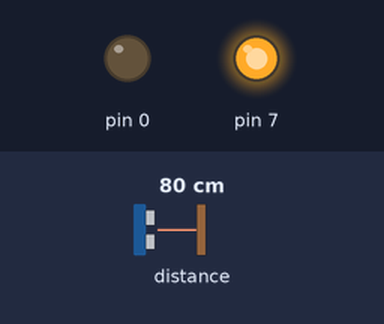
Bench run of a program on a simulated Arduino Mega 2560, built with avr-gcc and run on an emulated ATmega2560. On the bench: output pins drawn as LEDs (lit = HIGH). The inputs (shaded band) are chosen by the test bench; at power-on: distance to the obstacle 80 cm.

Above: at 1.2 s.
1.3 s: distance to the obstacle set to 2 cm
At 2.5 s:
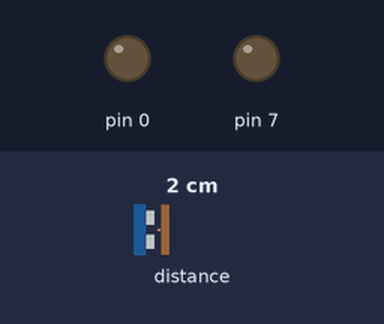
2.8 s: distance to the obstacle set to 9 cm
At 3.8 s:
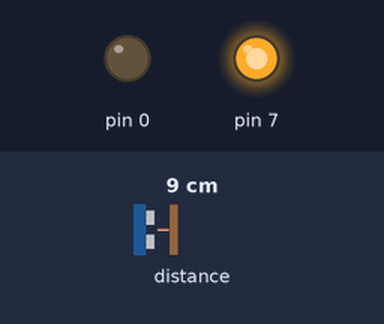
4.3 s: distance to the obstacle set to 4 cm
At 4.9 s:
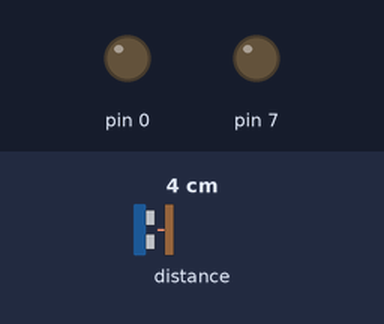
Timing chart, 0 to 7.3 s (numbered marks = the images above; inputs shaded):
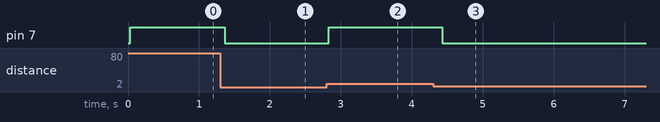

Measured:
- after the input at 1.3 s, pin 7: HIGH → LOW after 0.06 s
- after the input at 2.8 s, pin 7: LOW → HIGH at once
- after the input at 4.3 s, pin 7: HIGH → LOW after 0.13 s

The program:

main.cpp
```cpp
#include <Arduino.h>

/*
This example takes range measurements with the VL53L1X and displays additional
details (status and signal/ambient rates) for each measurement, which can help
you determine whether the sensor is operating normally and the reported range is
valid. The range is in units of mm, and the rates are in units of MCPS (mega
counts per second).
*/

#include <VL53L1X.h>
#include <Wire.h>

VL53L1X sensor;

#define LED0 PC7
#define LED1 PD0

void setup() {
    Wire.begin();
    Wire.setClock(100000);  // use 400 kHz I2C

    pinMode(LED0, OUTPUT);
    pinMode(LED1, OUTPUT);

    sensor.setTimeout(500);
    if (!sensor.init()) {
        while (1);
    }

    // Use long distance mode and allow up to 50000 us (50 ms) for a measurement.
    // You can change these settings to adjust the performance of the sensor, but
    // the minimum timing budget is 20 ms for short distance mode and 33 ms for
    // medium and long distance modes. See the VL53L1X datasheet for more
    // information on range and timing limits.
    sensor.setDistanceMode(VL53L1X::Short);
    sensor.setMeasurementTimingBudget(100000);

    // Start continuous readings at a rate of one measurement every 50 ms (the
    // inter-measurement period). This period should be at least as long as the
    // timing budget.
    sensor.startContinuous(100);
}

void loop() {
    uint32_t dist = sensor.read();
    if (dist > 50) {
        digitalWrite(LED0, HIGH);
        digitalWrite(LED1, LOW);
    } else if (dist > 45) {
        digitalWrite(LED0, HIGH);
        digitalWrite(LED1, HIGH);
    } else {
        digitalWrite(LED0, LOW);
        digitalWrite(LED1, LOW);
    }

    delay(100);
}
```
